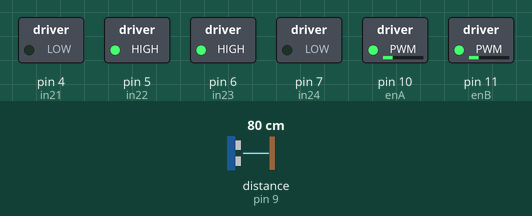
Bench run of a sketch on a simulated Arduino Uno, built with avr-gcc and run on an emulated ATmega328P. Parts: switched loads named in the sketch (green lamp = pin HIGH). Wiring (inferred from the names in the program): ultrasonic range finder: trigger pin 8; echo pin 9. The test bench sets the inputs (shaded band); at power-on: distance to the obstacle (sensor on pin 9) 80 cm. The echo pulse lasts 58.3 µs per cm; pins used as bus, display or sensor lines are not drawn.

Above: at 1.2 s.
1.3 s: distance to the obstacle (sensor on pin 9) set to 28 cm
2.8 s: distance to the obstacle (sensor on pin 9) set to 25 cm
At 4.0 s:
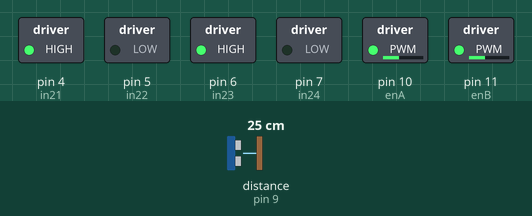
4.3 s: distance to the obstacle (sensor on pin 9) set to 35 cm
At 6.1 s:
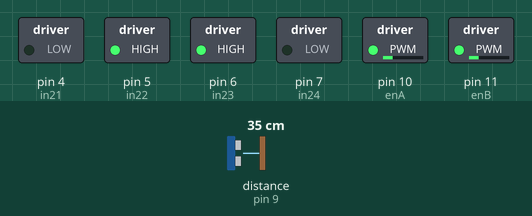
6.6 s: distance to the obstacle (sensor on pin 9) set to 2 cm
At 7.3 s:
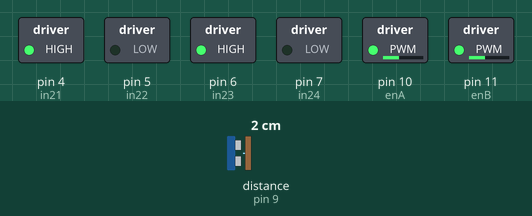
Timing chart, 0 to 9.1 s (numbered marks = the images above; inputs shaded):
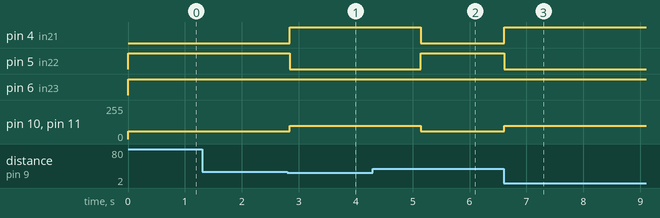

The sketch:

sketch_car_science-vetal-pulesos.ino
```cpp
#define Trig 8
#define Echo 9


const int in21 = 4;    // L298N-2 pin 4
const int in22 = 5;    // L298N-2 pin 5
const int in23 = 6;    // L298N-2 pin 6
const int in24 = 7;    // L298N-2 pin 7
const int enA = 10;    // L298N-2 pin 10
const int enB = 11;    // L298N-2 pin 11

void setup()
{
  pinMode(Trig, OUTPUT); // выход
  pinMode(Echo, INPUT); // вход


  pinMode(in21, OUTPUT);      // выход на L298n
  pinMode(in22, OUTPUT);      // выход на L298n
  pinMode(in23, OUTPUT);      // выход на L298n
  pinMode(in24, OUTPUT);      // выход на L298n

}
unsigned int impulseTime=0;
unsigned int distance_sm=0;

void loop()
{
  digitalWrite(Trig, HIGH);
  delayMicroseconds(10); // 10 микросекунд
  digitalWrite(Trig, LOW);
  impulseTime=pulseIn(Echo, HIGH); // замеряем длину импульса
  distance_sm=impulseTime/58; // переводим в сантиметры

  if (distance_sm>25) // если расстояние более 25 сантиметров
  {

      digitalWrite(in21, LOW);
      digitalWrite(in22, HIGH);
      analogWrite(enA, 60);

      analogWrite(enB, 60);
      digitalWrite(in23, HIGH);
      digitalWrite(in24, LOW);
  }
  else
  {

      digitalWrite(in21, HIGH);
      digitalWrite(in22, LOW);

      analogWrite(enA, 100);

      analogWrite(enB, 100);

      digitalWrite(in23, HIGH);
      digitalWrite(in24, LOW);
    delay(1100); // если застряет или не выезжает из угла  - измените время поворота. сейчас там стоит 1,1 с.

  }

  delay(50);

}
```

Measured:
- the behaviour switches between 27 and 26 cm on distance to the obstacle (sensor on pin 9) (found by bisection; images 0 and 1)
- after the input at 1.3 s, every drawn part: stays the same
- after the input at 2.8 s, pin 4 (in21): LOW → HIGH at once; pin 5 (in22): HIGH → LOW at once; pin 10 (enA), pin 11 (enB): 60/255 → 100/255 at once
- after the input at 4.3 s, pin 4 (in21): HIGH → LOW after 0.84 s; pin 5 (in22): LOW → HIGH after 0.84 s; pin 10 (enA), pin 11 (enB): 100/255 → 60/255 after 0.84 s
- after the input at 6.6 s, pin 4 (in21): LOW → HIGH at once; pin 5 (in22): HIGH → LOW at once; pin 10 (enA), pin 11 (enB): 60/255 → 100/255 at once
